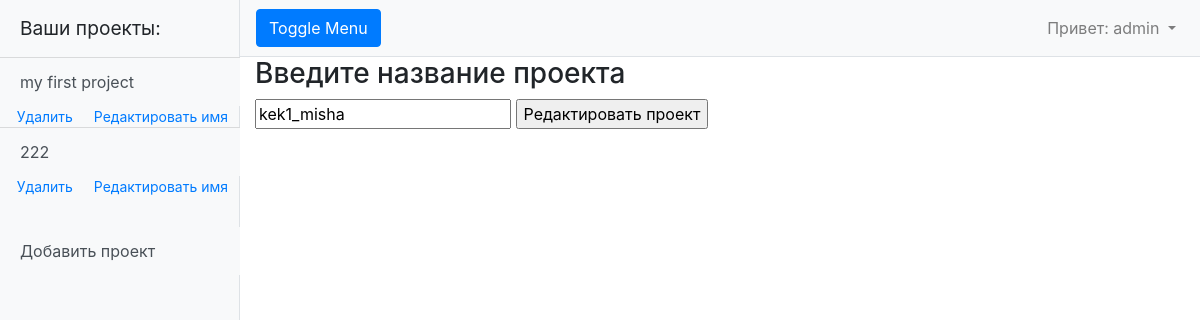
Page /create_project/2 (signed in) on the committed database.
### myapp/models.py (models this page shows, shortened)
class Data(models.Model):
    month = 'M'
    FIELD = [
        (month, 'ежемесячные данные'),
    ]
    project = models.ForeignKey(Project, on_delete=models.CASCADE)
    project_type = models.CharField(max_length=1, choices=FIELD, default='M')
    data = models.TextField(default='0 0 0 0 0 0 0 0 0 0 0 0')
    begin_heating = models.DateField(default='2020-10-22')
    end_heating = models.DateField(default='2020-10-22')

class Project(models.Model):
    user = models.ForeignKey(User, on_delete=models.CASCADE)
    project_name = models.CharField(max_length=255, unique=True)
    project_date_creation = models.DateTimeField(auto_now_add=True)

### myapp/views.py (the view, shortened to what this page needs)
# urls.py: path('create_project/<int:pk>', ProjectUpdate.as_view()),
@method_decorator(login_required, name='dispatch')
class ProjectUpdate(ListView):
    model = Data
    template_name = 'create_project.html'
    form_class = CreateProjectForm
    def get_context_data(self, **kwargs):
        context = super().get_context_data(**kwargs)
        context['a_project'] = Data.objects.filter(project__user__username=self.request.user)
        context['project_name'] = Data.objects.get(project__id=self.kwargs.get('pk')).project.project_name
        return context

### templates/create_project.html (shortened to what this page needs)
{% extends 'default.html' %}
{% block content %}
    <h3>Введите название проекта</h3>
    <form method="POST">
        {% if project_name %}
            <input type="text" name="project_name" value="{{ project_name }}">
            <input type="submit" value="Редактировать проект">
        {% else %}
            <input type="text" name="project_name">
            <input type="submit" value="Создать проект">
        {% endif %}
    </form>
{% endblock content%}

### templates/default.html (shortened to what this page needs)
{% load static %}
<!DOCTYPE html>
<html lang="en">
<head>
    <link href="{% static 'vendor/bootstrap/css/bootstrap.min.css' %}" rel="stylesheet ">
    <link href="{% static 'css/simple-sidebar.css' %}" rel="stylesheet">
</head>
<body>
  <div class="d-flex" id="wrapper">
    <div class="bg-light border-right" id="sidebar-wrapper" style="max-width: 240px;">
      <div class="sidebar-heading">Ваши проекты:</div>
      <div class="list-group list-group-flush">
          {% if user.is_authenticated %}
              {% for project in a_project %}
                  <a href="/projects/{{ project.id }}" class="list-group-item list-group-item-action bg-light" style="border-width: 1px 0 0;">{{ project.project.project_name }}</a>
                  <div class="div-del-ed">
                    <a class="" style="margin-left: 0; font-size: 14px" href="/delete/{{ project.project.id }}">Удалить</a>
                    <a class="" style="margin-left: 0; font-size: 14px" href="/create_project/{{ project.project.id }}">Редактировать имя</a>
                  </div>
              {% endfor %}
              <a href="/create_project" class="list-group-item list-group-item-action bg-light" style="margin-top: 30px;">Добавить проект</a>
          {% else %}
              <p class="list-group-item">Здесь будут отображаться ваши проекты </p>
          {% endif %}
      </div>
    </div>
    <div id="page-content-wrapper">
      <nav class="navbar navbar-expand-lg navbar-light bg-light border-bottom">
        <button class="btn btn-primary" id="menu-toggle">Toggle Menu</button>
        <div class="collapse navbar-collapse" id="navbarSupportedContent">
          <ul class="navbar-nav ml-auto mt-2 mt-lg-0">
            {% if user.is_authenticated %}
              <li class="nav-item dropdown">
                <a class="nav-link dropdown-toggle" href="#" id="navbarDropdown" role="button" data-toggle="dropdown" aria-haspopup="true" aria-expanded="false">
                  <span>Привет: {{ user.username }}</span>
                </a>
              </li>
            {% endif %}
          </ul>
        </div>
      </nav>
      <div class="container-fluid">
          {% block content %}{% endblock content %}
      </div>
    </div>
  </div>
</body>
</html>

### static/css/simple-sidebar.css (style rules this page uses)
#wrapper { overflow-x: hidden; }
#sidebar-wrapper { min-height: 100vh; margin-left: -15rem; -webkit-transition: margin .25s ease-out; -moz-transition: margin .25s ease-out; -o-transition: margin .25s ease-out; transition: margin .25s ease-out; }
#sidebar-wrapper .sidebar-heading { padding: 0.875rem 1.25rem; font-size: 1.2rem; }
#sidebar-wrapper .list-group { width: 15rem; }
#page-content-wrapper { min-width: 100vw; }
@media (min-width: 768px) { #sidebar-wrapper { margin-left: 0; } }
@media (min-width: 768px) { #page-content-wrapper { min-width: 0; width: 100%; } }

### rows in the picture
Data: project.project_name "my first project"
Data: project.project_name "222"
Project: project_name "kek1_misha"

### other values in the picture
{{ user.username }} "admin"
